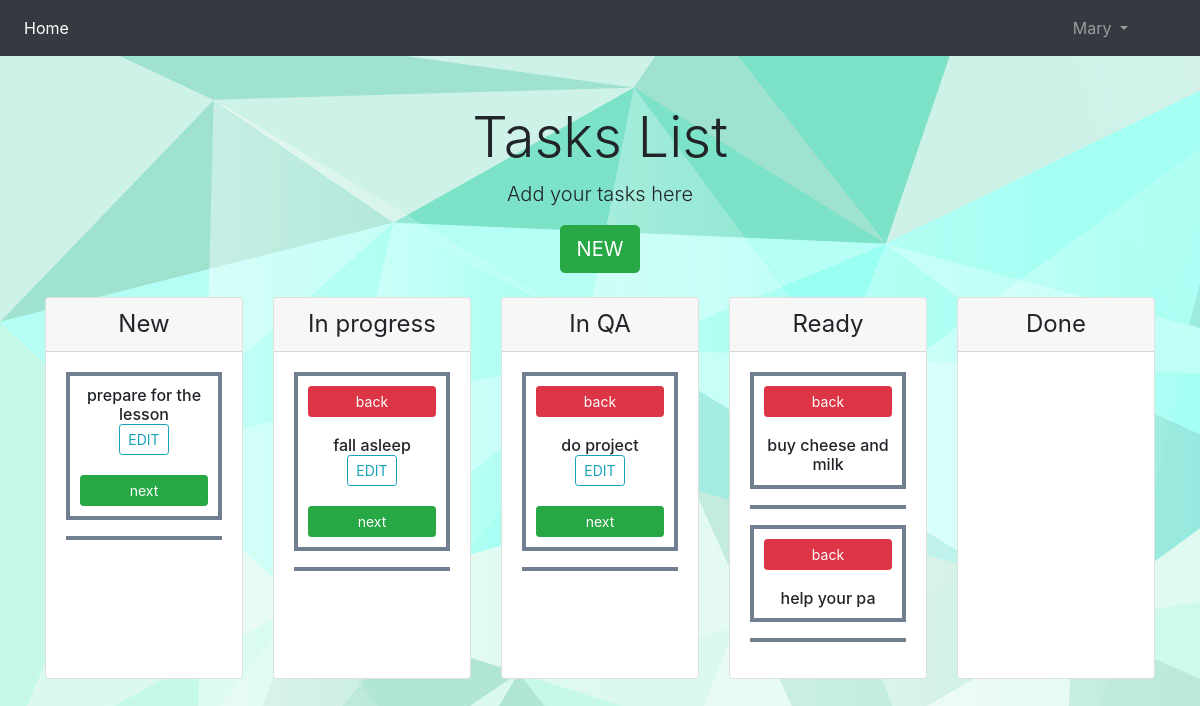
/ (signed in), run on an earlier commit of the app's database.
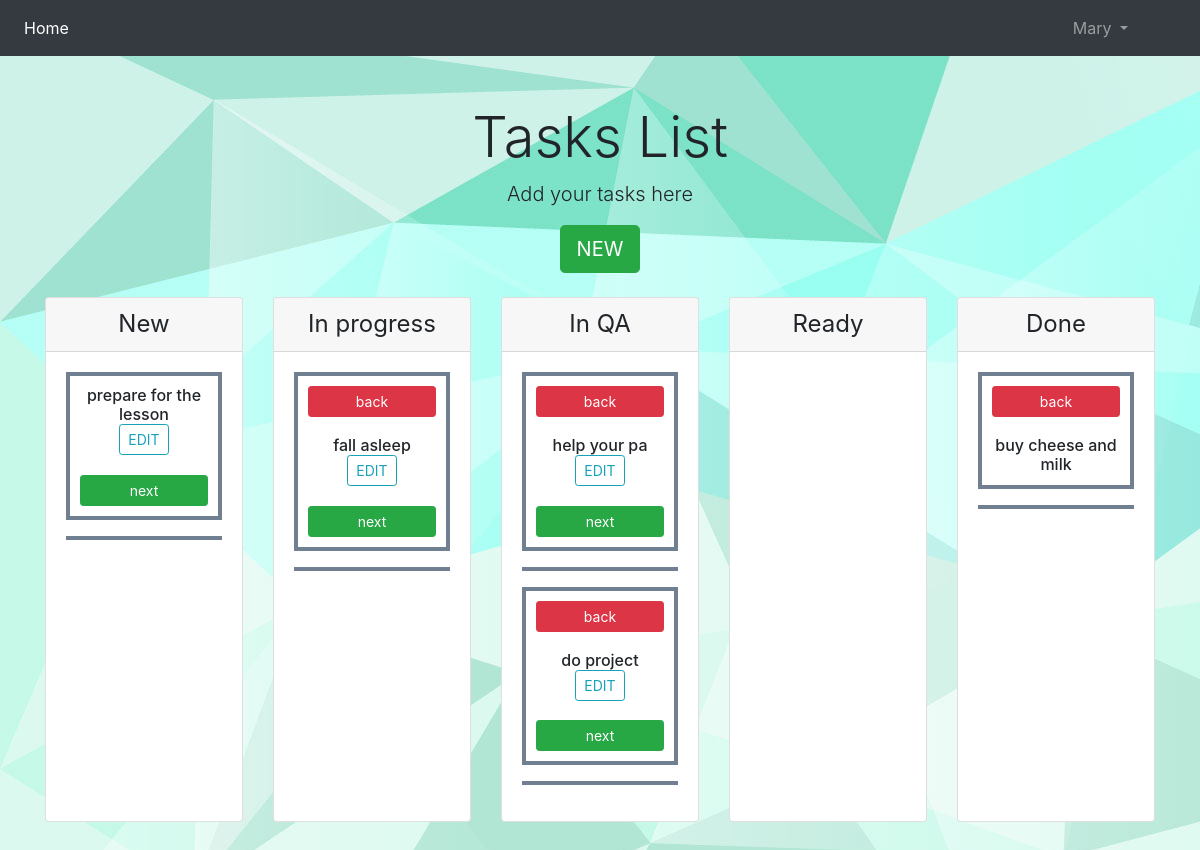
And on a later commit of the database.
### cards/models.py (models this page shows)
class TimeStampModel(models.Model):
    created_at = models.DateTimeField(auto_now_add=True, editable=False)
    updated_at = models.DateTimeField(auto_now=True)
    class Meta:
        abstract = True

class Card(TimeStampModel):
    NEW = 1
    IN_PROGRESS = 2
    IN_QA = 3
    READY = 4
    DONE = 5
    STATUSES = (
        (NEW, 'NEW'),
        (IN_PROGRESS, 'IN_PROGRESS'),
        (IN_QA, 'IN_QA'),
        (READY, 'READY'),
        (DONE, 'DONE')
    )
    text = models.TextField(max_length=1000)
    status = models.PositiveIntegerField(choices=STATUSES, default=NEW)
    created_by = models.ForeignKey(USER_MODEL, on_delete=models.CASCADE, related_name='creator')
    assigned_to = models.ForeignKey(USER_MODEL, on_delete=models.CASCADE, related_name='executor')

### cards/views.py (the view, shortened to what this page needs)
# urls.py: path('', views.Homepage.as_view(), name='homepage'),
class Homepage(ListView):
    model = models.Card
    template_name = 'cards/base.html'
    def get_context_data(self, **kwargs):
        context = super(Homepage, self).get_context_data(**kwargs)
        new_cards = models.Card.objects.filter(status=1)
        in_progress_cards = models.Card.objects.filter(status=2)
        in_qa_cards = models.Card.objects.filter(status=3)
        ready_cards = models.Card.objects.filter(status=4)
        done_cards = models.Card.objects.filter(status=5)
        context.update(dict(new_cards=new_cards,
                            in_progress_cards=in_progress_cards,
                            in_qa_cards=in_qa_cards,
                            ready_cards=ready_cards,
                            done_cards=done_cards))
        return context

### cards/templates/cards/base.html (shortened to what the changed rows need)
{% load static %}
<!doctype html>
<html lang="en">
<head>
    <link rel="stylesheet" href="https://stackpath.bootstrapcdn.com/bootstrap/4.5.0/css/bootstrap.min.css"
>
</head>
<body>
{% block content %}
  {% if user.is_authenticated %}
    {% if not user.is_superuser %}
        {% if user.active == True %}
   <div class="pricing-header px-3 py-3 pt-md-5 pb-md-4 mx-auto text-center">
      <h1 class="display-4">Tasks List</h1>
    </div>
    <div class="container">
      <div class="card-deck mb-3 text-center">
        <div class="card mb-4 box-shadow">
          <div class="card-body">
            {% for card in card_list %}
              {% if user == card.assigned_to %}
              {% if card.status == 1 %}
              <h6> {{ card.text }} <br>
               <a href="{% url 'card_edit' card.id %}" class="btn btn-outline-info btn-sm">EDIT</a>
              <form action="" method="post">
                        {% csrf_token %} <br>
                        <input class=" btn btn-block btn-success btn-sm" type="submit" name='action' value="next">
                </form>
                  </h6>
                <hr style="border-top: 4px solid #708090"/>{% endif %}
              {% endif %}
        {% endfor %}
          </div>
        </div>
        <div class="card mb-4 box-shadow">
          <div class="card-body">
            {% for card in card_list.all %}
            {% if user == card.assigned_to %}
              {% if card.status == 2 %}
              <h6>
                   <form action="" method="post">
                        <input class="btn btn-block btn-danger btn-sm" type="submit" name='action' value="back">
                </form>
                  <br>{{ card.text }} <br>
                  <a href="{% url 'card_edit' card.id %}" class="btn btn-outline-info btn-sm">EDIT</a>
              <form action="" method="post"> <br>
                        <input class="btn btn-block btn-success btn-sm" type="submit" name='action' value="next">
                </form>
                  </h6>
                <hr style="border-top: 4px solid #708090"/>{% endif %}
              {% endif %}
        {% endfor %}
          </div>
        </div>
                <div class="card mb-4 box-shadow">
          <div class="card-body">
            {% for card in card_list.all %}
              {% if card.status == 3 %}
              {% if user == card.assigned_to %}
              <h6>
                   <form action="" method="post">
                        <input class="btn btn-block btn-danger btn-sm" type="submit" name='action' value="back">
                </form>
                  <br>{{ card.text }} <br>
                  <a href="{% url 'card_edit' card.id %}" class="btn btn-outline-info btn-sm">EDIT</a>
              <form action="" method="post">
                        {% csrf_token %}<br>
                        <input class="btn btn-block btn-success btn-sm" type="submit" name='action' value="next">
                </form>
                  </h6>
                <hr style="border-top: 4px solid #708090"/>{% endif %}
              {% endif %}
        {% endfor %}
          </div>
        </div>
        <div class="card mb-4 box-shadow">
          <div class="card-body">
            {% for card in card_list.all %}
              {% if card.status == 4 %}
              {% if user == card.assigned_to %}
              <h6>
                   <form action="" method="post">
                        <input class="btn btn-block btn-danger btn-sm" type="submit" name='action' value="back">
                </form>
                  <br>{{ card.text }} <br>
                  </h6>
                <hr style="border-top: 4px solid #708090"/>{% endif %}
              {% endif %}
        {% endfor %}
          </div>
        </div>
        <div class="card mb-4 box-shadow">
          <div class="card-body">
            {% for card in card_list.all %}
              {% if card.status == 5 %}
              {% if user == card.assigned_to %}
              <h6>
                   <form action="" method="post">
                        <input class="btn btn-block btn-danger btn-sm" type="submit" name='action' value="back">
                </form>
                  <br>{{ card.text }} <br>
                  </h6>
                <hr style="border-top: 4px solid #708090"/>{% endif %}
              {% endif %}
        {% endfor %}
          </div>
        </div>
      </div>
            {% else %}
            <h2 align="center" style="font-size:90px" class="my-0 font-weight-normal">Please wait. Admin should confirm your registration.</h2>
        {% endif %} {% endif %}
      {% else %}
        <h2 align="center" style="font-size:90px" class="my-0 font-weight-normal">Enter into the system</h2>
  {% endif %}
{% endblock %}
</body>
</html>

What changed in the data, as far as the page shows it:
changed Card "help your pa": moves from the list under "Ready" to the list under "In QA"
changed Card "buy cheese and milk": moves from the list under "Ready" to the list under "Done"
